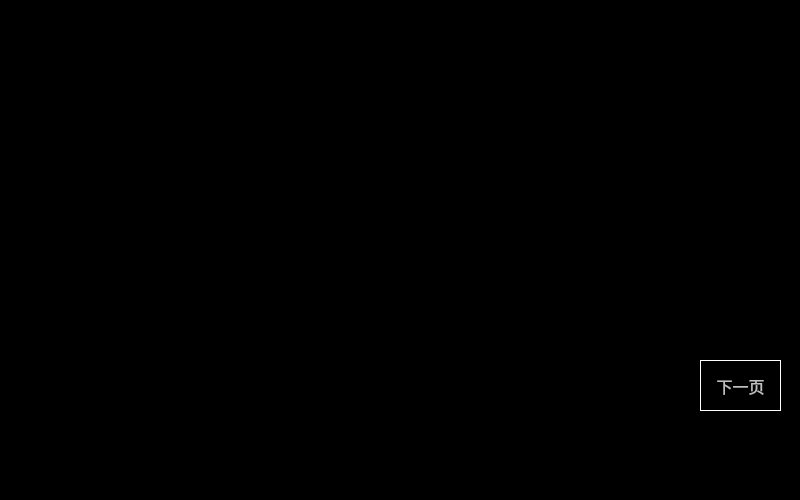
<?xml version="1.0" encoding="UTF-8"?>
<ui version="4.0">
 <class>Condition_PantoUp</class>
 <widget class="QWidget" name="Condition_PantoUp">
  <property name="geometry">
   <rect>
    <x>0</x>
    <y>0</y>
    <width>800</width>
    <height>500</height>
   </rect>
  </property>
  <property name="windowTitle">
   <string>Form</string>
  </property>
  <property name="styleSheet">
   <string notr="true">QWidget
{
	background-color: black;
}
QLabel
{
	border:1px solid white;
	font:16px;
    color: rgb(192,192,192);
}

QPushButton
{
	font:16px;
    color: rgb(192,192,192);
	background-color: rgb(0, 0, 0);
	border:1px solid white;
}</string>
  </property>
  <widget class="QPushButton" name="BTN_Page">
   <property name="geometry">
    <rect>
     <x>700</x>
     <y>360</y>
     <width>81</width>
     <height>51</height>
    </rect>
   </property>
   <property name="styleSheet">
    <string notr="true"/>
   </property>
   <property name="text">
    <string>下一页</string>
   </property>
  </widget>
 </widget>
 <resources/>
 <connections/>
</ui>
